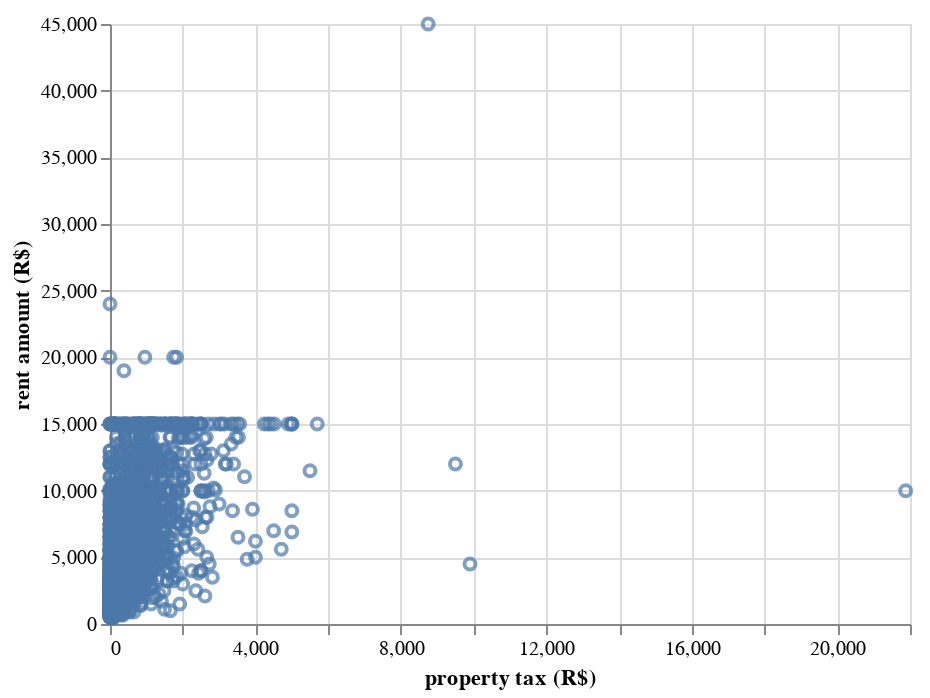

This figure's notebook cell:
### Code cell
chart = alt.Chart(raw_data.iloc[:5000])
chart.mark_point().encode(x ='property tax (R$)', y = 'rent amount (R$)')

### Figure 1 — Vega-Lite specification as saved in the notebook (floating-point values rounded to 4 significant figures; data arrays with more than 128 entries replaced by an {"elided": "..."} marker saying what was removed)
{"config": {"view": {"continuousWidth": 400, "continuousHeight": 300}}, "data": {"name": "data-8be04e08adcfc012196e14bafbc0dbc4"}, "mark": "point", "encoding": {"x": {"type": "quantitative", "field": "property tax (R$)"}, "y": {"type": "quantitative", "field": "rent amount (R$)"}}, "$schema": "https://vega.github.io/schema/vega-lite/v4.8.1.json", "datasets": {"data-8be04e08adcfc012196e14bafbc0dbc4": {"elided": "5000 records"}}}
